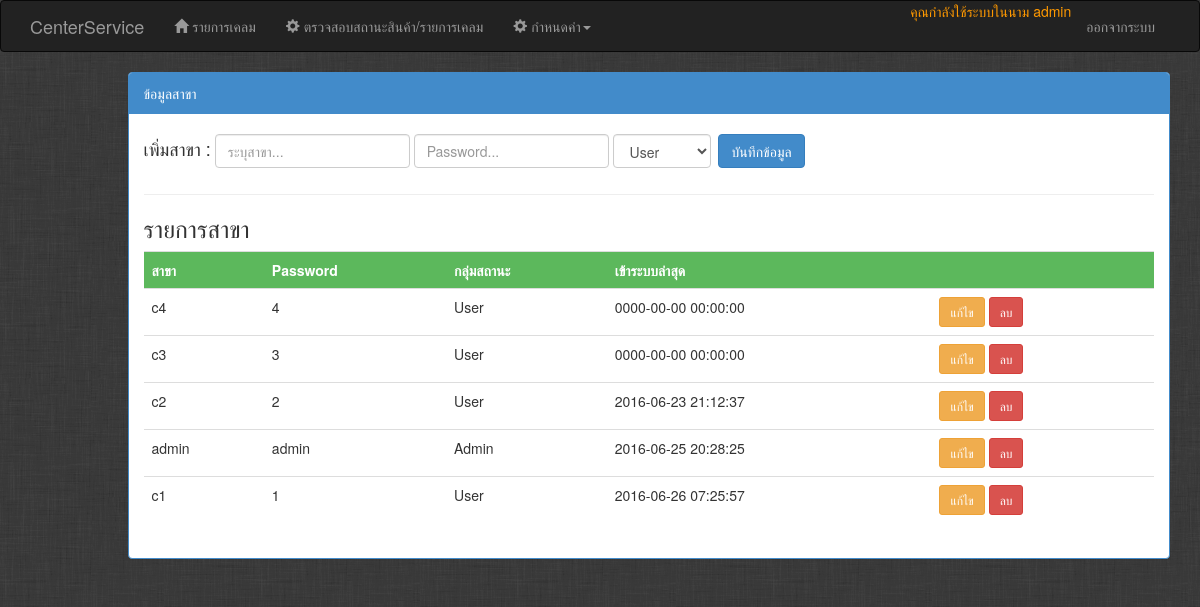
The page /Admin/admin_user.php (signed in) on the database its author committed.
### tables this page shows
CREATE TABLE IF NOT EXISTS `user` (
  `id` int(11) NOT NULL AUTO_INCREMENT,
  `username` varchar(100) NOT NULL COMMENT 'สาขา',
  `password` varchar(100) NOT NULL COMMENT 'Password',
  `user_type` enum('User','UserPro','Admin') NOT NULL DEFAULT 'User' COMMENT 'กลุ่มสถานะ',
  `last_login` datetime DEFAULT NULL COMMENT 'เข้าระบบล่าสุด',
  PRIMARY KEY (`id`),
  UNIQUE KEY `username_UNIQUE` (`username`)
);

### Admin/admin_user.php (the view, shortened to what this page needs)
<?php
include '../header.php';
include '../dbconn.php';
include 'nav.php';
$username=null;
$password=null;
$user_type=null;
$sql = "SELECT * FROM user ORDER BY id DESC";
$result = $conn->query($sql);
?>
<div class="container">
    <div class="row">
        <div class="col-md-1"></div>
        <div class="col-md-11">
<div class="panel panel-primary">
  <div class="panel-heading">ข้อมูลสาขา</div>
  <div class="panel-body">
        <form method="post" action="<?php echo $_SERVER['PHP_SELF'];?>" class="form-inline">
            <div class="form-group">
                <label  for="u-username"><h4>เพิ่มสาขา : </h4></label>
            </div>
            <div class="form-group">
                <input id="u-username" class="form-control" placeholder="ระบุสาขา..." type="text" name="u[username]" value="<?php echo $username;?>" required="required">
            </div>
            <div class="form-group">
                <input id="u-password" class="form-control" placeholder="Password..." type="text" name="u[password]" value="<?php echo $password;?>" required="required">
            </div>
            <div class="form-group">
                <select name="u[user_type]" class="form-control" id="u-user_type">
                                      <option value="User" <?php if($user_type=='User'){?> selected="selected"<?php }?>>User</option>
                </select>
            </div>
              <input type="submit" value="บันทึกข้อมูล" class="btn btn-primary">
      </form>
<hr />
  <h3>รายการสาขา</h3>
        <table class="table table-success table-hover">
            <tr class="btn-success">
                <th while="20%">สาขา</th>
                <th while="30%">Password</th>
                <th while="20%">กลุ่มสถานะ</th>
                <th while="30%">เข้าระบบล่าสุด</th>
                <th></th>
            </tr>
            <?php while($rs=mysqli_fetch_array($result)){?>
            <tr>
                <td><?php echo $rs['username'];?></td>
                <td><?php echo $rs['password'];?></td>
                <td><?php echo $rs['user_type'];?></td>
                <td><?php echo $rs['last_login'];?></td>
                <td>
                <a href="<?php echo $_SERVER['PHP_SELF'];?>?eid=<?php echo $rs['id'];?>" class="btn btn-sm btn-warning">แก้ไข</a>
                <a href="<?php echo $_SERVER['PHP_SELF'];?>?did=<?php echo $rs['id'];?>" class="btn btn-sm btn-danger" onclick="return confirm('แน่ใจนะว่าต้องการลบ?');">ลบ</a>
                </td>
            </tr>
            <?php }?>
        </table>
</div>
</div>
        </div>
    </div>
</div>
<?php
include '../footer.php';
?>

### rows shown on the page
user: username "c4", password "4", user_type "User", last_login "0000-00-00 00:00:00"
user: username "c3", password "3", user_type "User", last_login "0000-00-00 00:00:00"
user: username "c2", password "2", user_type "User", last_login "2016-06-23 21:12:37"
user: username "admin", password "admin", user_type "Admin", last_login "2016-06-25 20:28:25"
user: username "c1", password "1", user_type "User", last_login "2016-06-26 07:25:57"

### other values the page prints
$_SESSION['user']['username'] "admin"
